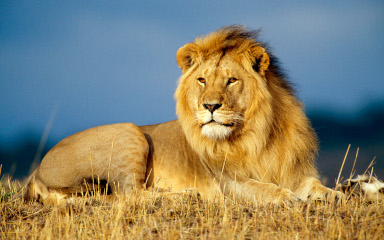
#> input picture Exercise 4 folder/lion.jpg, 384 x 240 px
$ python NP3.0.py
#> lines starting #> are read from the running program, lines starting #| are printed output that depends on the picture
from locale import normalize
import cv2 as cv
import numpy as np
import math
from numpy import array
import math

img = cv.imread("lion.jpg")
#> img is the input picture: shape (240, 384, 3); mean B, G, R 109.9, 131.4, 134.7
np.set_printoptions(suppress=True)

height = img.shape[0]
#> height = 240
width = img.shape[1]
#> width = 384

imageSize = (4,4)
kernel = np.array([
            [1,1,1],
            [1,1,1],
            [1,1,1]],np.uint8)

Red = img[:, :, 2]
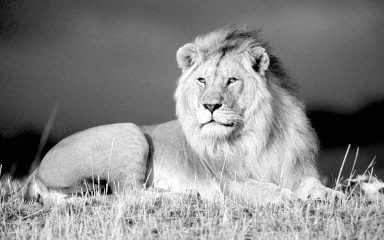
#> Red: shape (240, 384); min 0, max 255, mean 134.7
Green = img[:, :, 1]
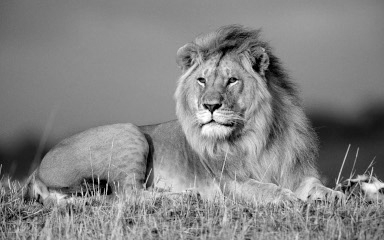
#> Green: shape (240, 384); min 0, max 255, mean 131.4
Blue = img[:, :, 0]
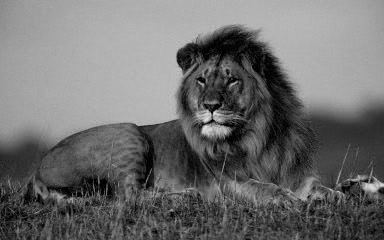
#> Blue: shape (240, 384); min 0, max 228, mean 109.9

RedNormalized   = np.zeros([img.shape[0],img.shape[1]],np.uint8)
GreenNormalized = np.zeros([img.shape[0],img.shape[1]],np.uint8)
BlueNormalized  = np.zeros([img.shape[0],img.shape[1]],np.uint8)

kernelSize = np.sum(kernel)

for i in range(1,img.shape[0]-1):
    for j in range (1,img.shape[1]-1):
        RedTopRow = kernel[1-1,1-1]*Red[i-1,j-1]  /kernelSize  + kernel[1-1,1]*Red[i-1,j]/ kernelSize  + kernel[1-1,1+1]*Red[i-1,j+1]/kernelSize
        RedMidRow = kernel[1,1-1]  *Red[i,j-1]    /kernelSize + kernel[1,1]*  Red[i,j]  /  kernelSize + kernel[1,1+1]  *Red[i,j+1]/kernelSize
        RedBotRow = kernel[1+1,1-1]*Red[i+1,j-1]  /kernelSize + kernel[1+1,1]*Red[i+1,j]/  kernelSize + kernel[1+1,1+1]*Red[i+1,j+1]/kernelSize
        RedNormalized[i-1,j-1] = RedTopRow + RedMidRow + RedBotRow

        GreenTopRow = kernel[1-1,1-1]*Green[i-1,j-1]/kernelSize + kernel[1,1-1]*Green[i-1,j-1]/kernelSize + kernel[1-1,1+1]*Green[i-1,j+1]/kernelSize
        GreenMidRow = kernel[1,1-1]*Green[i,j-1]    /kernelSize + kernel[1,1]  *Green[i,j]  /kernelSize + kernel[1,1+1]*  Green[i,j+1]/kernelSize
        GreenBotRow = kernel[1+1,1-1]*Green[i+1,j-1]/kernelSize + kernel[1+1,1]*Green[i+1,j]/kernelSize + kernel[1+1,1+1]*Green[i+1,j+1]/kernelSize
        GreenNormalized[i-1,j-1] = GreenTopRow + GreenMidRow + GreenBotRow

        BlueTopRow = kernel[1-1,1-1]*Blue[i-1,j-1]/kernelSize + kernel[1,1-1]*Blue[i-1,j]/kernelSize + kernel[1-1,1+1]*Blue[i-1,j+1]/kernelSize
        BlueMidRow = kernel[1,1-1]*Blue[i,j-1]    /kernelSize + kernel[1,1]*Blue[i,j]    /kernelSize + kernel[1,1+1]  *Blue[i,j+1]  /kernelSize
        BlueBotRow = kernel[1+1,1-1]*Blue[i+1,j-1]/kernelSize + kernel[1+1,1]*Blue[i+1,j]/kernelSize + kernel[1+1,1+1]*Blue[i+1,j+1]/kernelSize
        BlueNormalized[i-1,j-1] = BlueTopRow + BlueMidRow + BlueBotRow
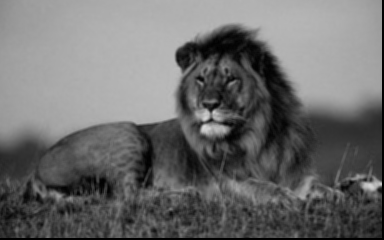
#> BlueNormalized: shape (240, 384); min 0, max 214, mean 107.9
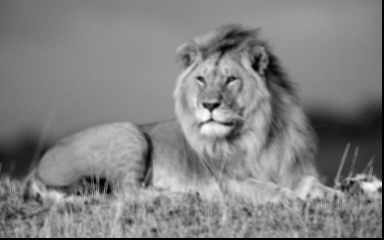
#> GreenNormalized: shape (240, 384); min 0, max 252, mean 129.3
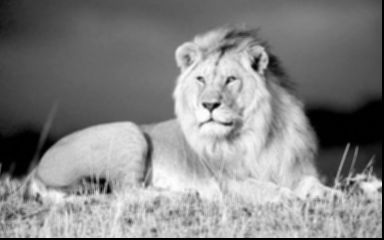
#> RedNormalized: shape (240, 384); min 0, max 254, mean 132.8


nomImg = cv.merge([BlueNormalized,GreenNormalized,RedNormalized])
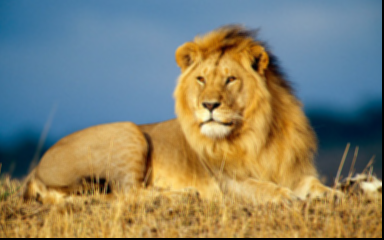
#> nomImg: shape (240, 384, 3); mean of channels 0, 1, 2 107.9, 129.3, 132.8; drawn as B, G, R
#print(RedNormalized)

cv.imshow("red",RedNormalized)

cv.imshow("ImageBlurred",nomImg)
#cv.imshow("Image",img)
cv.waitKey(0)
